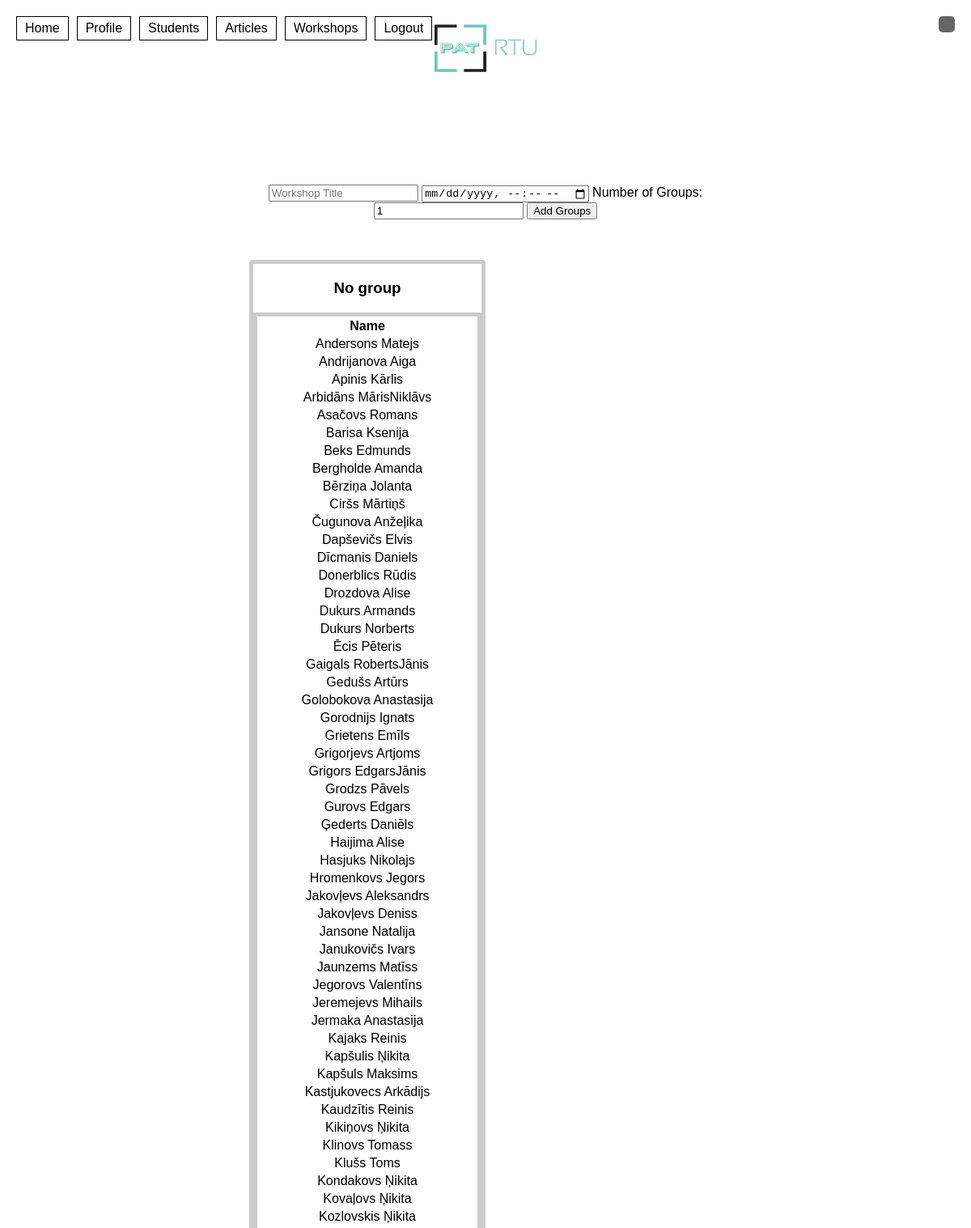
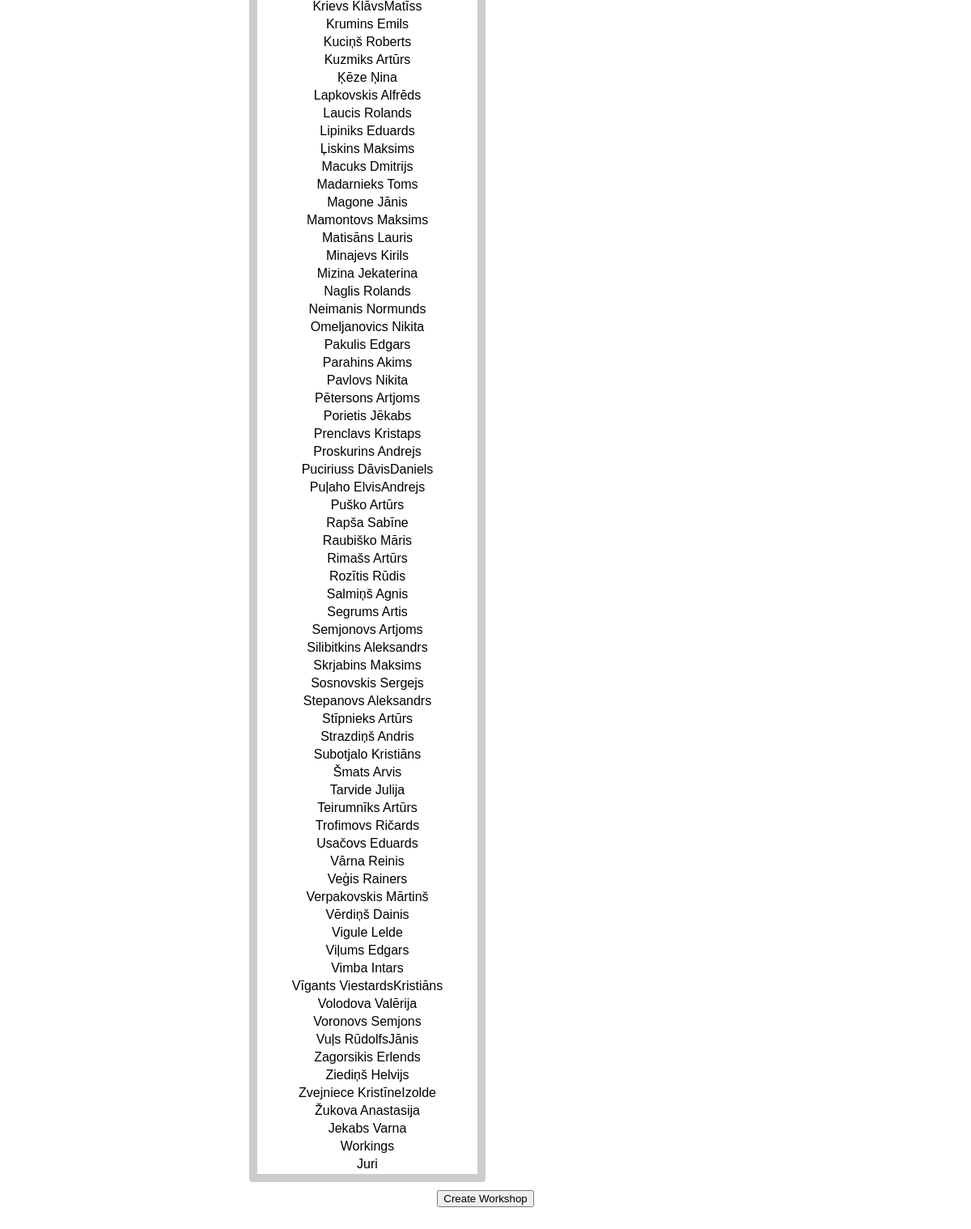
The app's page /add_workshop (signed in), older data (2 pictures, top to bottom).
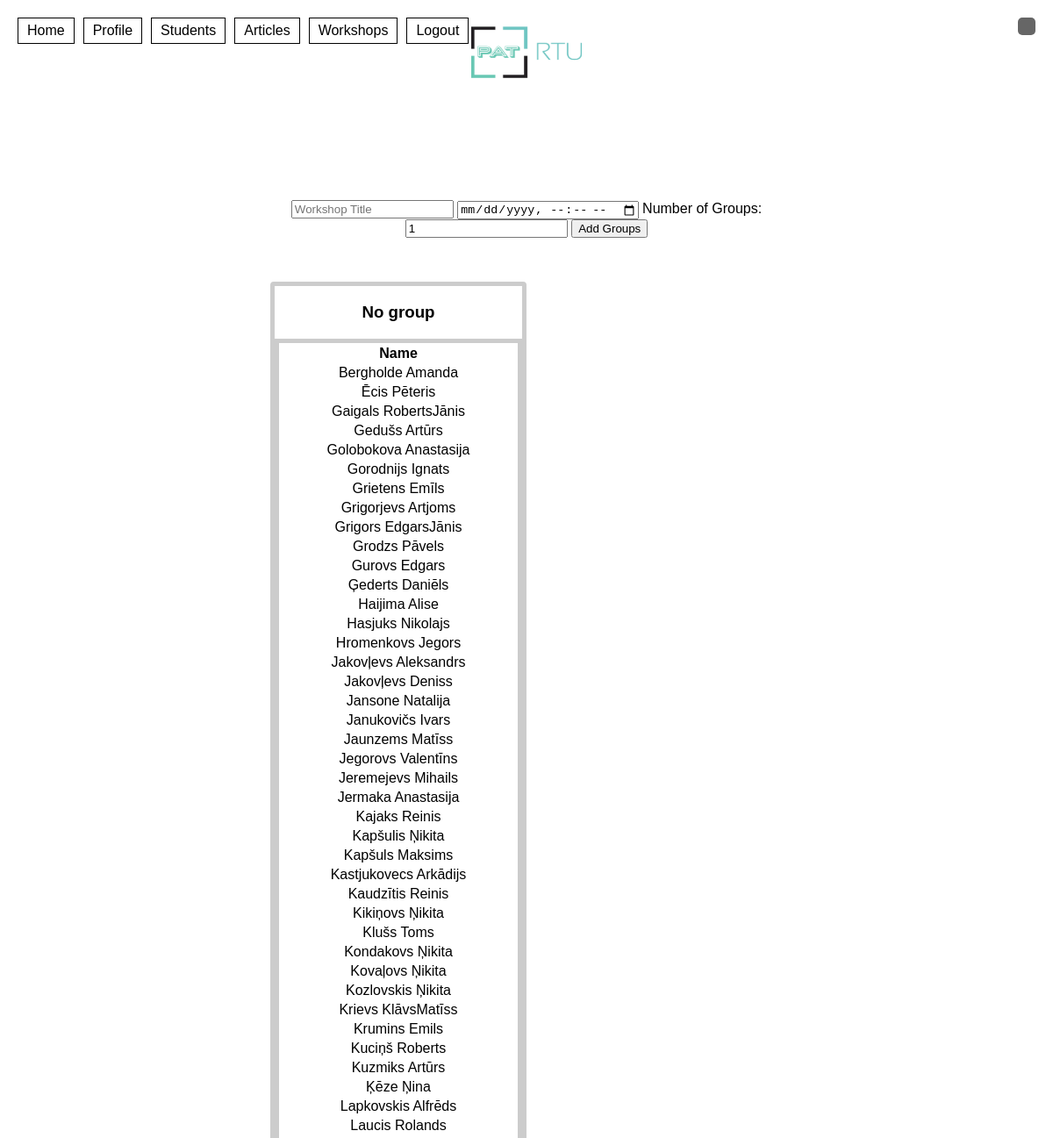
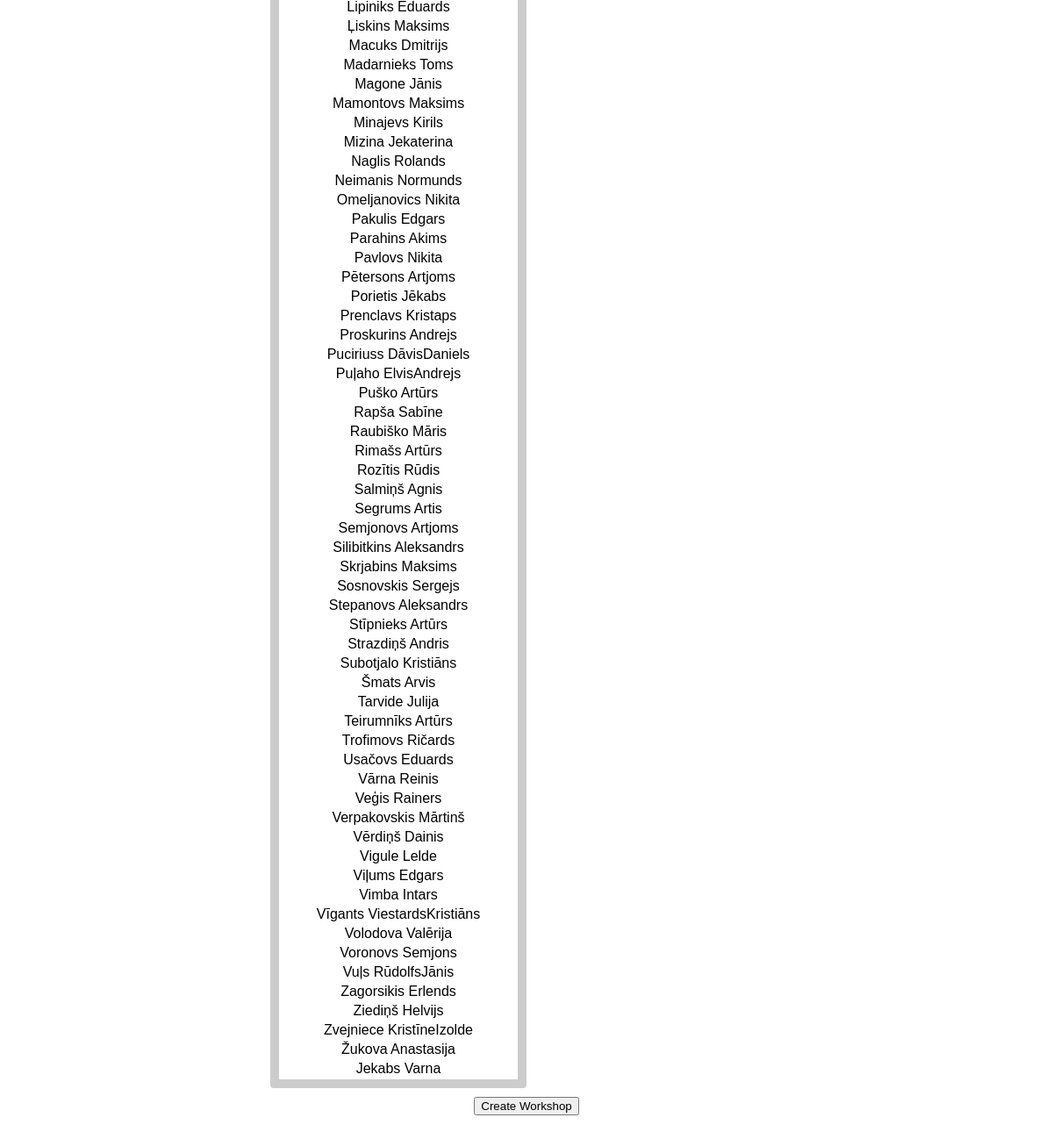
The same page, newer data (2 pictures, top to bottom).
### website/models.py (models this page shows)
class User(db.Model, UserMixin):
    id = db.Column(db.Integer, primary_key=True)
    email = db.Column(db.String(150), unique=True)
    password = db.Column(db.String(150))
    first_name = db.Column(db.String(150))
    role = db.Column(db.String(10), default='student')  # Possible values: admin, lecturer, student

### website/views.py (the view, shortened to what this page needs)
@views.route('/add_workshop', methods=['GET', 'POST'])
@login_required
def add_workshop():
    students = User.query.filter_by(role='student').all()
    return render_template('add_workshop.html', students=students)

### website/__init__.py (called while the page is built)
def create_app():
    app = Flask(__name__)
    app.config['SECRET_KEY'] = 'hjshjhdjah kjshkjdhjs'
    app.config['SQLALCHEMY_DATABASE_URI'] = f'sqlite:///{DB_NAME}'
    db.init_app(app)
    from .views import views
    from .auth import auth
    app.register_blueprint(views, url_prefix='/')
    app.register_blueprint(auth, url_prefix='/')
    from .models import User
    create_database(app)
    login_manager = LoginManager()
    login_manager.login_view = 'auth.login'
    login_manager.init_app(app)
    @login_manager.user_loader
    def load_user(id):
        return User.query.get(int(id))
    return app

### website/templates/add_workshop.html (shortened to what this page needs)
{% extends "base.html" %}
{% block content %}
<div class="container">
  <form action="{{ url_for('views.add_workshop') }}" method="post" id="workshop-form">
    <input type="text" name="title" placeholder="Workshop Title" required>
    <input type="datetime-local" name="date" required>
    <label for="num-groups">Number of Groups:</label>
    <input type="number" id="num-groups" name="num_groups" min="1" value="1" required>
    <button type="button" id="add-groups-btn">Add Groups</button>
    <div class="student-selection-wrapper" style="margin-top: 50px; display: flex;">
      <div class="col-md-6 pr-0 student-list-container">
        <h3>No group</h3>
        <table class="table student-table table-bordered">
          <thead>
            <tr>
              <th>Name</th>
            </tr>
          </thead>
          <tbody class="all-students-list">
            {% for student in students %}
              <tr data-id="{{ student.id }}">
                <td>{{ student.first_name }}</td>
              </tr>
            {% endfor %}
          </tbody>
        </table>
      </div>
      <div id="groups-container" class="col-md-6 pl-0 d-flex flex-wrap"></div>
    </div>
    <button type="submit">Create Workshop</button>
  </form>
</div>
{% endblock %}

### website/templates/base.html (shortened to what this page needs)
<!DOCTYPE html>
<html>
<head>
<img src="../static/PAT_LOGO.png" alt="My Website Logo" class="logo">
</head>
<div class="sidebar-buttons">
  {% if current_user.is_authenticated %}
    {% if current_user.role == 'admin' %}
      <a class="nav-item nav-link" id="home" href="/home_admin">Home</a>
      <a class="nav-item nav-link" id="profile" href="/profile">Profile</a>
      <a class="nav-item nav-link" id="admin-lecturers" href="/admin_lecturers">Lecturers</a>
    {% elif current_user.role == 'lecturer' %}
      <a class="nav-item nav-link" id="home" href="/home_lecturer">Home</a>
      <a class="nav-item nav-link" id="profile" href="/profile">Profile</a>
      <a class="nav-item nav-link" id="students" href="/home_lecturer_students">Students</a>
      <a class="nav-item nav-link" id="articles" href="/home_lecturer_articles">Articles</a>
      <a class="nav-item nav-link" id="workshops" href="/add_workshop">Workshops</a>
    {% else %}
      <a class="nav-item nav-link" id="home" href="/">Home</a>
      <a class="nav-item nav-link" id="profile" href="/profile">Profile</a>
      {% if request.path != '/home_user_articles' %}
        <a class="nav-item nav-link" id="articles" href="/home_user_articles">Articles</a>
      {% endif %}
    {% endif %}
    <a class="nav-item nav-link" id="logout" href="/logout">Logout</a>
  {% else %}
    <a class="nav-item nav-link" id="login" href="/login">Login</a>
    <a class="nav-item nav-link" id="signUp" href="/sign-up">Sign Up</a>
  {% endif %}
</div>
  <div class="container">
    {% block content %}{% endblock %}
  </div>
  <div id="error-message" class="error-message"></div>
</body>
</html>

### website/templates/base.html (style rules this page uses)
.container { flex: 1; text-align: center; padding: 150px; margin-top: -40px; }
.sidebar-buttons { position: fixed; top: 20px; left: 20px; display: flex; align-items: center; }
.sidebar-buttons a, .btn-primary { margin-right: 10px; padding: 5px 10px; border: 1px solid rgb(0, 0, 0); background-color: transparent; color: rgb(0, 0, 0); text-decoration: none; cursor: pointer; }
.logo { position: absolute; top: 0; left: 50%; transform: translateX(-50%); padding: 10px; width: 150px; height: 100px; }
.error-message { position: fixed; top: 20px; right: 20px; background-color: rgb(102, 102, 102); color: rgb(255, 255, 255); padding: 10px; border-radius: 5px; z-index: 10; }

### website/templates/add_workshop.html (style rules this page uses)
.container { display: flex; justify-content: center; }
.student-selection-wrapper { margin: 10px auto; display: flex; flex-wrap: nowrap; }
.student-list-container { border: 5px solid #ccc; border-radius: 4px; margin-right: 10px; width: calc(50% - 10px); }
.student-table { width: 100%; margin-bottom: 0; border: 5px solid #ccc; }
#groups-container { display: flex; flex-wrap: nowrap; flex-grow: 1; }

Row changes from the older to the newer data that the page shows:
removed User: first_name "Andersons Matejs"
removed User: first_name "Andrijanova Aiga"
removed User: first_name "Apinis Kārlis"
removed User: first_name "Arbidāns MārisNiklāvs"
removed User: first_name "Asačovs Romans"
removed User: first_name "Barisa Ksenija"
removed User: first_name "Beks Edmunds"
removed User: first_name "Bērziņa Jolanta"
removed User: first_name "Ciršs Mārtiņš"
removed User: first_name "Čugunova Anžeļika"
removed User: first_name "Dapševičs Elvis"
removed User: first_name "Dīcmanis Daniels"
removed User: first_name "Donerblics Rūdis"
removed User: first_name "Drozdova Alise"
removed User: first_name "Dukurs Armands"
removed User: first_name "Dukurs Norberts"
removed User: first_name "Klinovs Tomass"
removed User: first_name "Matisāns Lauris"
removed User: first_name "Workings"
removed User: first_name "Juri"
